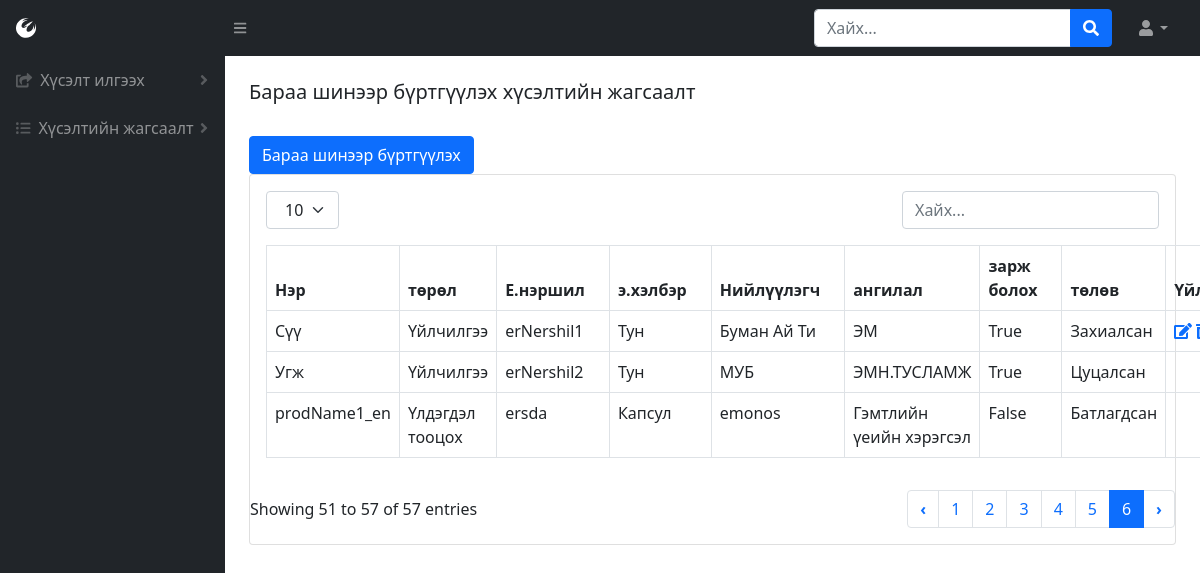
Page /product-list (signed in) on the earlier database version.
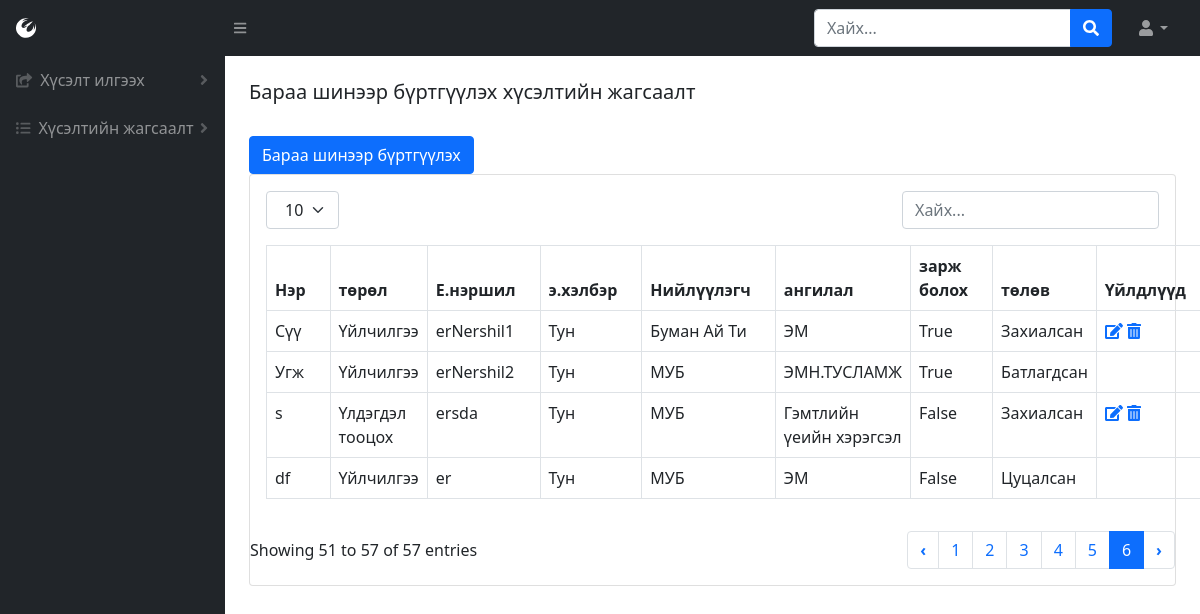
Same page on the later database version.
### BMweb/models.py (models this page shows, shortened)
class Product(models.Model):
    prodName = models.CharField(max_length=300, verbose_name=_("Барааны нэр"))
    prodName_en = models.CharField(max_length=300, verbose_name=_("Барааны нэр англи"))
    brand = models.ForeignKey(ProdBrand, related_name='brands',on_delete=models.CASCADE, verbose_name=_("Брэнд нэр"))
    zCode = models.CharField(max_length=300, null=True, blank=True, verbose_name=_("Зураасан код"))
    prodType = models.ForeignKey(ProdType, related_name='products',on_delete=models.CASCADE, verbose_name=_("Төрлийн нэр"))
    zzCode = models.IntegerField(null=True, blank=True, verbose_name=_("Нэмэлт зураасан код"))
    price = models.DecimalField(max_digits=16, decimal_places=2, verbose_name=_("Үнэ"))
    hemNegj = models.ForeignKey(HemNegj, on_delete=models.CASCADE,verbose_name=_("Хэмжих нэгж"))
    hudNegj = models.IntegerField(null=True, blank=True, verbose_name=_("Худалдан авалтын нэгж"))
    company = models.ManyToManyField(Company,related_name='products',verbose_name=_("Компани"))
    erNershil = models.CharField(max_length=300, verbose_name=_("Ерөнхий нэршил"))
    emHelber = models.ForeignKey(EmHelber, on_delete=models.CASCADE,verbose_name=_("Эмийн хэлбэр"))
    paiz = models.ForeignKey(Paiz, on_delete=models.CASCADE,verbose_name=_("Пайз"))
    uildwerlegch = models.ForeignKey(Manufacturer, on_delete=models.CASCADE, verbose_name=_("Үйлдвэрлэгч"))
    uNiiluulegch = models.ForeignKey(Niiluulegch, on_delete=models.CASCADE, verbose_name=_("Үндсэн нийлүүлэгч"))
    category = models.ForeignKey(Category,related_name='categories', on_delete=models.CASCADE, verbose_name=_("Ангилал"))
    borBoloh = models.BooleanField(verbose_name=_("Борлуулж болох эсэх"),default=False)
    hudAwch = models.BooleanField(verbose_name=_("Худалдан авч болох эсэх"),default=False)
    zarBoloh = models.BooleanField(verbose_name=_("Зарлагдаж болох эсэх"),default=False)
    state = models.ForeignKey(State,related_name='products', on_delete=models.CASCADE, verbose_name=_("Төлөв"))
    class Meta:
        verbose_name = _("Бараа")
        verbose_name_plural = _("Бараа")

class ProdType(models.Model):
    typeName = models.CharField(max_length=300, verbose_name=_("Төрлийн нэр"))
    class Meta:
        verbose_name = _("Барааны төрөл")
        verbose_name_plural = _("Барааны төрөл")
    def __str__(self):
        return self.typeName

class EmHelber(models.Model):
    emHelberName = models.CharField(max_length=300,verbose_name=_("Эмийн хэлбэрийн нэр"))
    class Meta:
        verbose_name = _("Эмийн хэлбэр")
        verbose_name_plural = _("Эмийн хэлбэр")
    def __str__(self):
        return self.emHelberName

class Niiluulegch(models.Model):
    niiName = models.CharField(max_length=300,verbose_name=_("Нийлүүлэгчийн нэр"))
    class Meta:
        verbose_name = ("Нийлүүлэгч")
        verbose_name_plural = ("Нийлүүлэгч")
    def __str__(self):
        return self.niiName

class Category(models.Model):
    catName = models.CharField(max_length=300, verbose_name=_("Ангилалын нэр"))
    parent = models.IntegerField(null=True, blank=True, verbose_name=_("Эцэг ангилал"))
    class Meta:
        verbose_name = _("Ангилал")
        verbose_name_plural = _("Ангилал")
    def __str__(self):
        return self.catName

class State(models.Model):
    stateName = models.CharField(max_length=300, verbose_name=_("Төлөвийн нэр"))
    class Meta:
        verbose_name = _("Барааны төлөв")
        verbose_name_plural = _("Барааны төлөв")
    def __str__(self):
        return self.stateName

### BMweb/views.py (the view)
# urls.py: path('product-list',views.productList,name='product-list'),
def productList(request):
    if 'user_id' in request.session:
        p = Product.objects.all()
        h = Hereglegch.objects.get(pk=request.session['user_id'])
        return render(request,'productList.html', {'user': h, 'productList': p })
    else:
        return redirect('/login')

### BMweb/models.py (called while the page is built)
    def __str__(self):
        return self.manName

    def __str__(self):
        return self.paizName

    def __str__(self):
        return self.hemNegjName

### BMweb/templates/productList.html (shortened to what this page needs)
{% load static %}
<!DOCTYPE html>
<html lang="en">
    <head>
        <link href="https://cdn.jsdelivr.net/npm/simple-datatables@latest/dist/style.css" rel="stylesheet" />
        <link href="css/styles.css" rel="stylesheet" />
        <link href="{% static 'css/styles.css' %}" rel="stylesheet"/>
    </head>
    <body class="sb-nav-fixed">
        {% include "topNav.html" %}
        <div id="layoutSidenav">
            {% include "leftNav.html" %}
            <div id="layoutSidenav_content">
                {%  include "prodList.html" %}
            </div>
        </div>
    </body>
</html>

### BMweb/templates/prodList.html (shortened to what this page needs)
<main>
    <div class="container-fluid px-4">
        <h5 class="mt-4">Бараа шинээр бүртгүүлэх хүсэлтийн жагсаалт</h5>
        {% if user.role_id == 1 %}
        <a href="{% url 'product' %}" class="btn btn-primary" role="button">Бараа шинээр бүртгүүлэх</a>
        {% endif %}
        <div class="card mb-4">
            <div class="card-body">
                {% include "tableTop.html" %}
                    <table id="datatablesSimple" class="dataTable-table">
                        <thead>
                            <tr>
                                <th data-sortable="" class="asc">
                                    <a href="#" class="dataTable-sorter">Нэр</a>
                                </th>
                                <th data-sortable="" class="asc">
                                    <a href="#" class="dataTable-sorter">төрөл</a>
                                </th>
                                <th data-sortable="" class="asc">
                                    <a href="#" class="dataTable-sorter">Е.нэршил</a>
                                </th>
                                <th data-sortable="" class="asc">
                                    <a href="#" class="dataTable-sorter">э.хэлбэр</a>
                                </th>
                                <th data-sortable="" class="asc">
                                    <a href="#" class="dataTable-sorter">Нийлүүлэгч</a>
                                </th>
                                <th data-sortable="" class="asc">
                                    <a href="#" class="dataTable-sorter">ангилал</a>
                                </th>
                                <th data-sortable="" class="asc">
                                    <a href="#" class="dataTable-sorter">зарж болох</a>
                                </th>
                                <th data-sortable="" class="asc">
                                    <a href="#" class="dataTable-sorter">төлөв</a>
                                </th>
                                <th data-sortable="" class="asc">
                                    <a href="#" class="dataTable-sorter">Үйлдлүүд</a>
                                </th>
                            </tr>
                        </thead>
                        {% for h in productList %}
                            <tr>
                                <td>{{ h.prodName }}</td>
                                <td>{{ h.prodType }}</td>
                                <td>{{ h.erNershil }}</td>
                                <td>{{ h.emHelber }}</td>
                                <td>{{ h.uNiiluulegch }}</td>
                                <td>{{ h.category }}</td>
                                <td>{{ h.zarBoloh }}</td>
                                <td>{{ h.state }}</td>
                                <td>
                                    {% if user.role_id == 1 and h.state_id == 1 %}
                                    <a href="/product?edit={{h.id}}"><i class="fas fa-edit"></i></a></form>
                                    <a href="/product?del={{h.id}}"><i class="fas fa-trash-alt"></i></a></form>
                                  {% endif  %}
                                </td>
                            </tr>
                    {% endfor %}
                    </table>
            </div>
            {% include "tableBottom.html" %}
        </div>
    </div>
</main>

Differences in the rows shown:
changed Product "Угж": state "Цуцалсан" → "Батлагдсан"
changed Product "ersda": prodName "prodName1_en" → "s"; emHelber "Капсул" → "Тун"; uNiiluulegch "emonos" → "МУБ"; state "Батлагдсан" → "Захиалсан"; state_id 3 → 1 (drawn)
added Product: prodName "df", prodType "Үйлчилгээ", erNershil "er", emHelber "Тун", uNiiluulegch "МУБ", category "ЭМ", zarBoloh "False", state "Цуцалсан"
